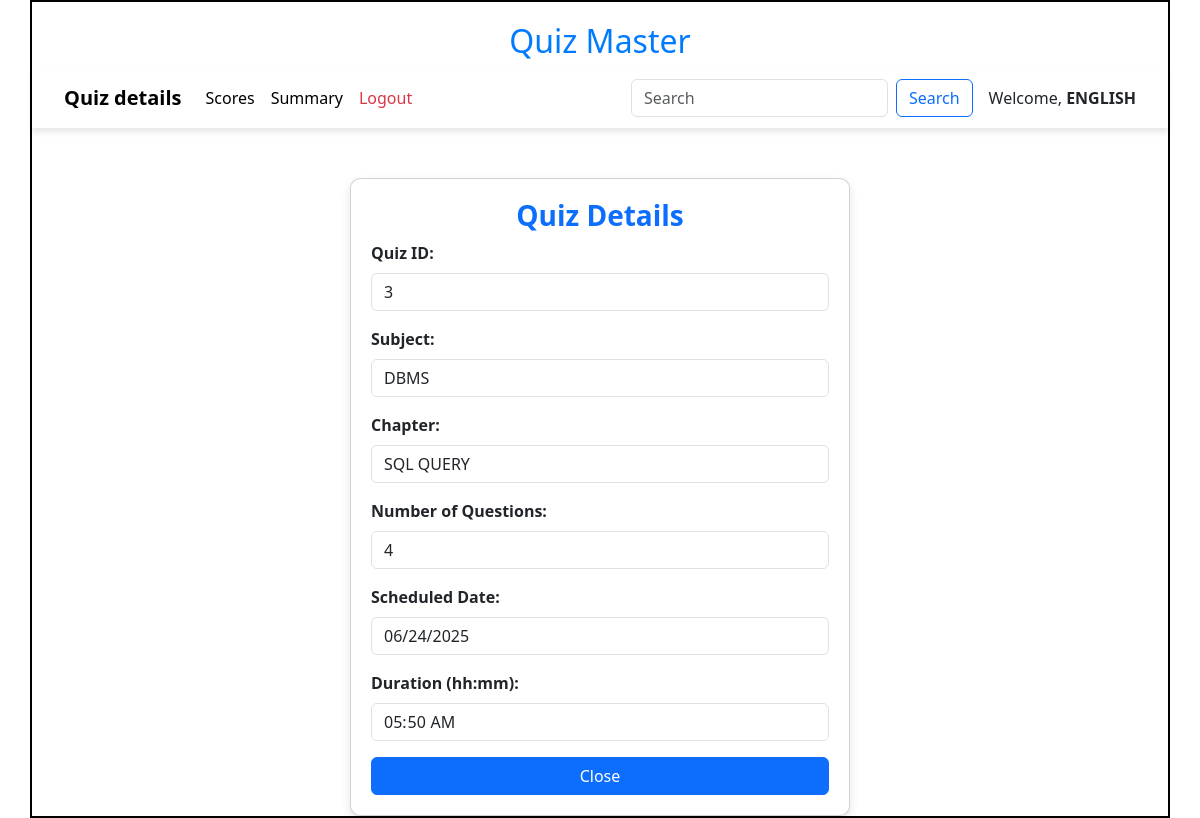
The page /view_quiz/3/ENGLISH on the database its author committed.
### models/models.py (models this page shows)
class Quiz(db.Model):
    id=db.Column(db.Integer,primary_key=True)
    Chapter_id = db.Column(db.Integer,db.ForeignKey("chapter.id"),nullable=False)
    date_of_quiz = db.Column(db.Date(),nullable=False)
    time_duration = db.Column(db.Time(),nullable =False)
    remarks=db.Column(db.String)
    scores= db.relationship("Score",cascade="all,delete",backref="quiz",lazy=True)
    questions = db.relationship("Question",cascade="all,delete",backref="quiz",lazy=True)

class Subject(db.Model):
    id=db.Column(db.Integer,primary_key=True)
    name=db.Column(db.String,unique=True,nullable=False)
    description=db.Column(db.String)
    chapters = db.relationship("Chapter",cascade="all,delete",backref="subject",lazy=True)

class Chapter(db.Model):
    id=db.Column(db.Integer,primary_key=True)
    name=db.Column(db.String,unique=True,nullable=False)
    description=db.Column(db.String)
    Subject_id = db.Column(db.Integer,db.ForeignKey("subject.id"),nullable=False)
    quizes = db.relationship("Quiz",cascade="all,delete",backref="chapter",lazy=True)

### controllers/controller.py (the view)
@app.route('/view_quiz/<id>/<name>')
def view_quiz(id,name):
    quiz = get_quiz(id)
    chapter = Chapter.query.filter_by(id=quiz.Chapter_id).first()
    subject = Subject.query.filter_by(id=chapter.Subject_id).first()
    return render_template("quiz_details.html",quiz=quiz,name=name,chapter=chapter,subject=subject)

### controllers/controller.py (called while the page is built)
def  get_quiz(id):
    quiz = Quiz.query.filter_by(id=id).first()
    return quiz

### templates/quiz_details.html (shortened to what this page needs)
<!DOCTYPE html>
<html lang="en">
<head>
    <link href="https://cdn.jsdelivr.net/npm/bootstrap@5.3.3/dist/css/bootstrap.min.css" rel="stylesheet">
    <link rel="stylesheet" href="/static/css/style.css">
</head>
<body>
    <div id="container">
        <h1 id="heading">Quiz Master</h1>
        <nav class="navbar navbar-expand-lg navbar-light bg-white" style="box-shadow: 0px 4px 6px rgba(0, 0, 0, 0.1);
            padding: 10px 20px;">
            <div class="container-fluid">
                <a class="navbar-brand" href="#"><b>Quiz details</b></a>
                <div class="collapse navbar-collapse" id="navbarNav">
                    <ul class="navbar-nav me-auto">
                        <li class="nav-item">
                            <a class="nav-link active" href="/user_scores/{{ name }}">Scores</a>
                        </li>
                        <li class="nav-item">
                            <a class="nav-link active" href="#">Summary</a>
                        </li>
                        <li class="nav-item">
                            <a class="nav-link text-danger" href="/login">Logout</a>
                        </li>
                    </ul>
                    <form class="d-flex" method="POST" action="/search/{{name}}">
                        <input class="form-control me-2" type="search" placeholder="Search" name="search_txt" id="search_txt">
                        <button class="btn btn-outline-primary" type="submit">Search</button>
                    </form>
                </div>
                <span class="ms-3">Welcome, <strong>{{name}}</strong></span>
            </div>
        </nav>
        <div id="quiz_detail-panel" style="margin: auto;margin-top: 50px; width: 500px;">
            <div class="card">
                <h3 class="text-center text-primary fw-bold">Quiz Details</h3>
            <form action="/view_quiz/{{quiz.id}}/{{name}}" method="POST">
                <div class="mb-3">
                    <label class="form-label"><b>Quiz ID:</b></label>
                    <input type="text" class="form-control" value="{{quiz.id}}" readonly>
                </div>
                <div class="mb-3">
                    <label class="form-label"><b>Subject:</b></label>
                    <input type="text" class="form-control" value="{{subject.name}}" readonly>
                </div>
                <div class="mb-3">
                    <label class="form-label"><b>Chapter:</b></label>
                    <input type="text" class="form-control" value="{{chapter.name}}" readonly>
                </div>
                <div class="mb-3">
                    <label class="form-label"><b>Number of Questions:</b></label>
                    <input type="text" class="form-control" value="{{quiz.questions | length}}" readonly>
                </div>
                <div class="mb-3">
                    <label class="form-label"><b>Scheduled Date:</b></label>
                    <input type="date" class="form-control" value="{{quiz.date_of_quiz}}" readonly>
                </div>
                <div class="mb-3">
                    <label class="form-label"><b>Duration (hh:mm):</b></label>
                    <input type="time" class="form-control" value="{{quiz.time_duration}}" readonly>
                </div>
                <div class="d-grid">
                    <a href="/user/{{name}}" class="btn btn-primary btn-custom">Close</a>
                </div>
            </form>
            </div>
        </div>
    </div>
</body>
</html>

### static/css/style.css (style rules this page uses)
* { margin: 0px }
#container { border: 2px solid black; margin: auto; min-height: 700px; width: 95%; }
#heading { text-align: center; font-size: 2rem; margin-top: 20px; color: #007bff; }
.navbar { box-shadow: 0px 4px 6px rgba(0, 0, 0, 0.1); padding: 10px 20px; }
.card { box-shadow: 0px 4px 8px rgba(0, 0, 0, 0.1); transition: transform 0.2s ease-in-out; border-radius: 10px; }

### templates/quiz_details.html (style rules this page uses)
.card { padding: 20px; border-radius: 10px; box-shadow: 0px 4px 10px rgba(0, 0, 0, 0.1); }

### rows shown on the page
Quiz: id "3", date_of_quiz "06/24/2025", time_duration "05:50:00"
Subject: name "DBMS"
Chapter: name "SQL QUERY"

### other values the page prints
{{ name }} "ENGLISH"
